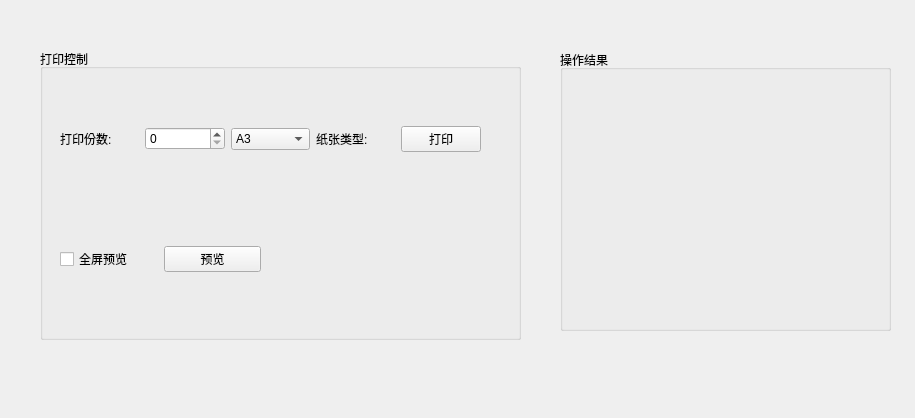
<?xml version="1.0" encoding="UTF-8"?>
<ui version="4.0">
 <class>Form</class>
 <widget class="QWidget" name="Form">
  <property name="geometry">
   <rect>
    <x>0</x>
    <y>0</y>
    <width>915</width>
    <height>418</height>
   </rect>
  </property>
  <property name="windowTitle">
   <string>打印控件</string>
  </property>
  <widget class="QGroupBox" name="controlsGroup">
   <property name="geometry">
    <rect>
     <x>40</x>
     <y>49</y>
     <width>481</width>
     <height>291</height>
    </rect>
   </property>
   <property name="acceptDrops">
    <bool>false</bool>
   </property>
   <property name="title">
    <string>打印控制</string>
   </property>
   <property name="flat">
    <bool>false</bool>
   </property>
   <widget class="QWidget" name="horizontalLayoutWidget">
    <property name="geometry">
     <rect>
      <x>20</x>
      <y>50</y>
      <width>421</width>
      <height>80</height>
     </rect>
    </property>
    <layout class="QHBoxLayout" name="horizontalLayout">
     <item>
      <widget class="QLabel" name="label">
       <property name="text">
        <string>打印份数:</string>
       </property>
      </widget>
     </item>
     <item>
      <widget class="QSpinBox" name="numberSpinBox"/>
     </item>
     <item>
      <widget class="QComboBox" name="styleCombo">
       <item>
        <property name="text">
         <string>A3</string>
        </property>
       </item>
       <item>
        <property name="text">
         <string>A4</string>
        </property>
       </item>
       <item>
        <property name="text">
         <string>A5</string>
        </property>
       </item>
      </widget>
     </item>
     <item>
      <widget class="QLabel" name="label_2">
       <property name="text">
        <string>纸张类型:</string>
       </property>
      </widget>
     </item>
     <item>
      <widget class="QPushButton" name="printButton">
       <property name="text">
        <string>打印</string>
       </property>
      </widget>
     </item>
    </layout>
   </widget>
   <widget class="QWidget" name="horizontalLayoutWidget_2">
    <property name="geometry">
     <rect>
      <x>20</x>
      <y>170</y>
      <width>201</width>
      <height>80</height>
     </rect>
    </property>
    <layout class="QHBoxLayout" name="horizontalLayout_2">
     <item>
      <widget class="QCheckBox" name="previewStatus">
       <property name="text">
        <string>全屏预览</string>
       </property>
      </widget>
     </item>
     <item>
      <widget class="QPushButton" name="previewButton">
       <property name="text">
        <string>预览</string>
       </property>
      </widget>
     </item>
    </layout>
   </widget>
  </widget>
  <widget class="QGroupBox" name="resultGroup">
   <property name="geometry">
    <rect>
     <x>560</x>
     <y>50</y>
     <width>331</width>
     <height>281</height>
    </rect>
   </property>
   <property name="title">
    <string>操作结果</string>
   </property>
   <widget class="QLabel" name="resultLabel">
    <property name="geometry">
     <rect>
      <x>10</x>
      <y>40</y>
      <width>221</width>
      <height>211</height>
     </rect>
    </property>
    <property name="text">
     <string>&lt;html&gt;&lt;head/&gt;&lt;body&gt;&lt;p&gt;&lt;br/&gt;&lt;/p&gt;&lt;/body&gt;&lt;/html&gt;</string>
    </property>
   </widget>
  </widget>
 </widget>
 <resources/>
 <connections/>
</ui>
